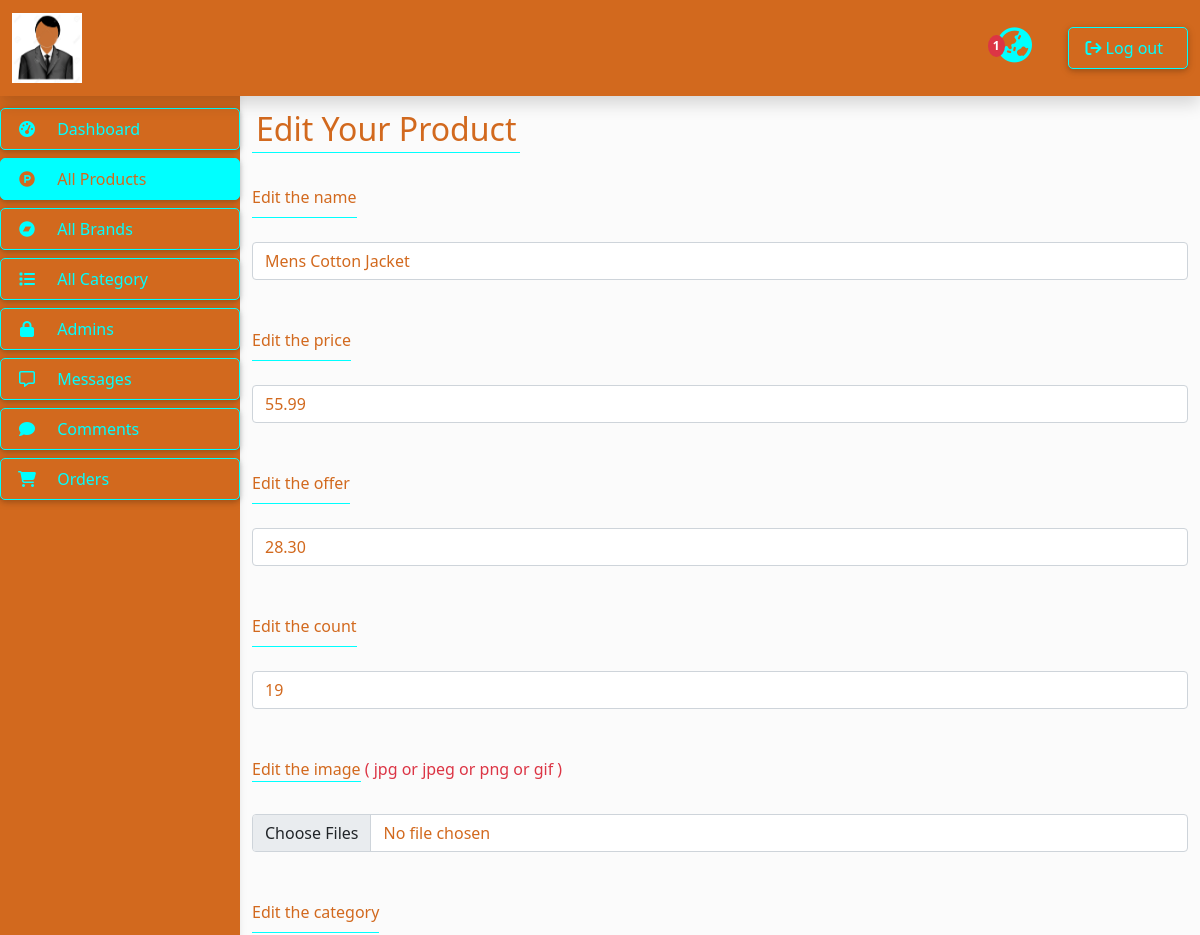
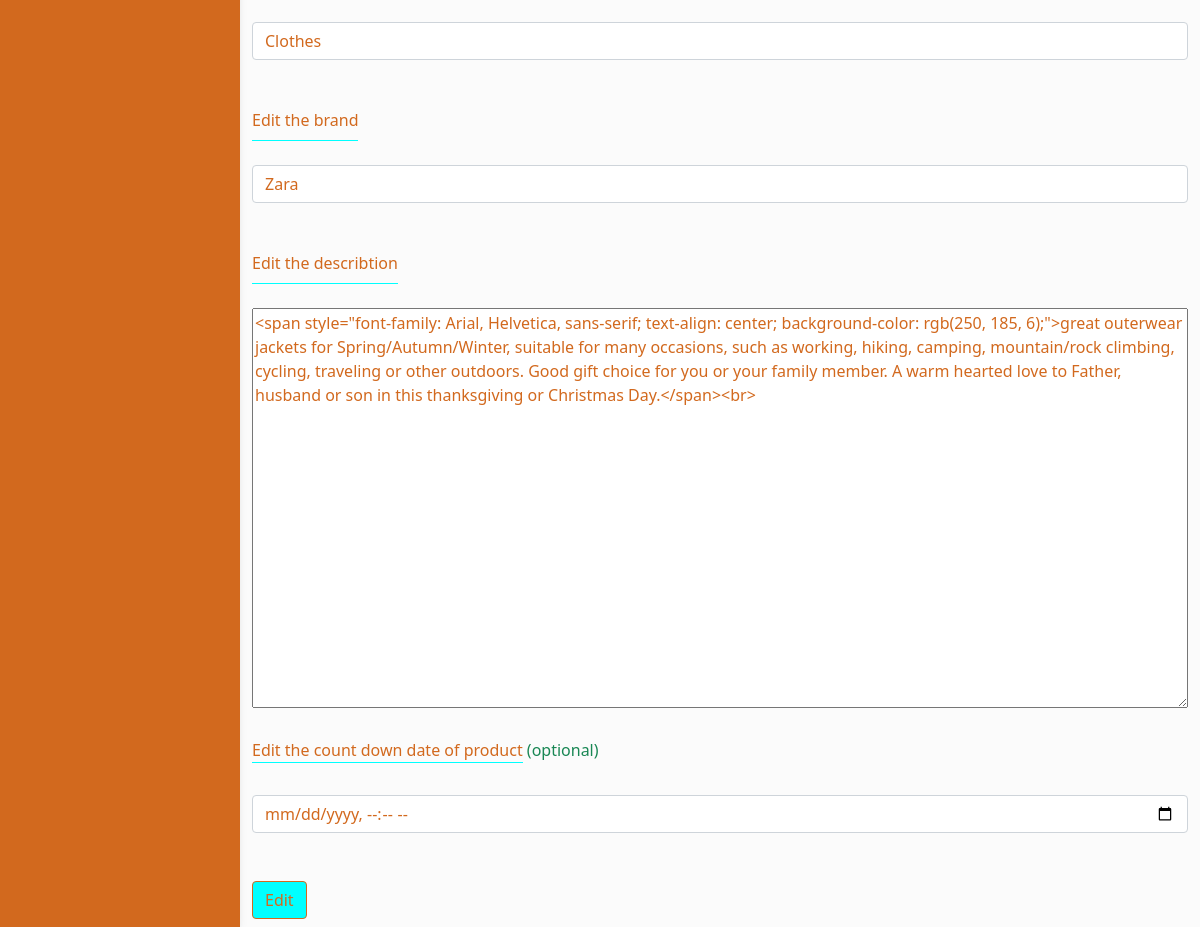
The page /adminstrator/products.php?do=edit&id=83 (signed in) on the database its author committed (2 pictures, top to bottom).
### tables this page shows
CREATE TABLE `prro` (
  `id` int(1) NOT NULL,
  `name` varchar(255) NOT NULL,
  `price` decimal(9,2) NOT NULL,
  `count` int(1) NOT NULL,
  `brand` int(1) NOT NULL,
  `cat` int(1) NOT NULL,
  `des` text NOT NULL,
  `cover` varchar(1000) NOT NULL,
  `date` datetime NOT NULL,
  `offer` decimal(9,2) NOT NULL
);

CREATE TABLE `cat` (
  `id` int(1) NOT NULL,
  `cat` varchar(50) NOT NULL,
  `parent` int(1) NOT NULL
);

CREATE TABLE `brand` (
  `id` int(1) NOT NULL,
  `brand` varchar(50) NOT NULL
);

### adminstrator/design/edit.php (the view, shortened to what this page needs)
<?php
$id= $_GET['id'];
?>
 <h2 class="text-start p-1"  style="  color:chocolate; border-bottom:1px solid aqua; width:fit-content;">Edit Your Product</h2>
<form action="./sql/do-edit.php" method="post" enctype="multipart/form-data" class="">
<br>
<?php
$sql6 = "SELECT * FROM prro WHERE id = '$id'" ;
            $result6 = $conn -> query($sql6);
            while($row6 =$result6 -> fetch_assoc()){
              $cat= $row6['cat'];
              $brand= $row6['brand'];
              $des = $row6['des'];
            ?>
 <label for="" class="text-start  pb-2"  style="  color:chocolate; border-bottom:1px solid aqua; width:fit-content;">Edit the name</label>
<br>
<br>
    <input type="text" name="name" placeholder="name" value="<?php echo mysqli_real_escape_string($conn,$row6['name'])?>" class="form-control">
    <br>
    <br>
    <label for="" class="text-start  pb-2"  style="  color:chocolate; border-bottom:1px solid aqua; width:fit-content;">Edit the price</label>
<br>
<br>
    <input type="text" name="price" placeholder="price" value='<?php echo $row6['price']?>' class="form-control">
    <br>
    <br>
    <label for="" class="text-start  pb-2"  style="  color:chocolate; border-bottom:1px solid aqua; width:fit-content;">Edit the offer</label>
<br>
<br>
<input type="text"  name="offer" placeholder="offer" value='<?php echo $row6['offer']?>' class="form-control">
    <br>
    <br>
    <label for="" class="text-start  pb-2"  style="  color:chocolate; border-bottom:1px solid aqua; width:fit-content;">Edit the count</label>
<br>
<br>
    <input type="text" name="count" placeholder="count" value='<?php echo $row6['count']?>'class="form-control">
    <br>
    <br>
    <label for="" class="form-label" style="  color:chocolate; border-bottom:1px solid aqua; width:fit-content;">Edit the image</label> <Span class="text-danger"> ( jpg or jpeg or png or gif  )</Span>
    <br>
    <br>
    <input type="file" name="upload[]" multiple style="cursor:pointer;"class="form-control">
    <br>
    <br>
    <?php
    }?>
    <label for="" class="text-start  pb-2"  style="  color:chocolate; border-bottom:1px solid aqua; width:fit-content;">Edit the category</label>
<br>
<br>
    <select name="cat" id="" class="form-control">
    <?php
            $sql1 = "SELECT * FROM cat WHERE parent > 0" ;
            $result1 = $conn -> query($sql1);
            ?>
            <?php
            while($row1 =$result1-> fetch_assoc()){
            ?>
<option value='<?php echo $row1['id']?>'<?php
if($row1['id']==$cat){
    echo'selected';
}
?>><?php echo $row1['cat']?></option>
            <?php
        }
        ?>
        </select>
<br>
<br>
<label for="" class="text-start  pb-2"  style="  color:chocolate; border-bottom:1px solid aqua; width:fit-content;">Edit the brand</label>
<br>
<br>
<select name="brand" id=""class="form-control">
            <?php
            $sql2 = "SELECT * FROM brand";
            $result2 = $conn -> query($sql2);
            while($row2 =$result2 -> fetch_assoc()){
            ?>
            <option value='<?php echo $row2['id']?>'
            <?php
if($row2['id']==$brand){
    echo'selected';
}
?>><?php echo $row2['brand']?></option>
        <?php
        }
        ?>
        </select>
    <br>
    <br>
             <label for="" class="text-start  pb-2"  style="  color:chocolate; border-bottom:1px solid aqua; width:fit-content;">Edit the describtion</label>
<br>
<br>
           <textarea style="width: 100%;height: 400px; " name="describtion"><?php echo $des;?></textarea>
        <br>
           <br>
<label for="" class="form-label" style="  color:chocolate; border-bottom:1px solid aqua; width:fit-content;"> Edit the count down date of product </label> <Span class="text-success">(optional)</Span>
<br>
<br>
<input type="datetime-local"  class="form-control" name="date" value="">
<br>
<br>
<button type="submit" class="btn mb-2  login">Edit</button>
 </form>

### adminstrator/assets/css/style.css (style rules this page uses)
body { background-color: #fbfbfb; }
::placeholder { color: chocolate !important; opacity: 1 !important; }
input,textarea, select { color: chocolate !important; }
option { background-color: aqua !important; }
* { outline: none !important; }
.login { color: chocolate; background-color: aqua; transition: .5s all; border: 1px solid chocolate ; }
.dataTables_info,label, option { color: chocolate; }

### rows shown on the page
prro: name "Mens Cotton Jacket", price "55.99", offer "28.30", count "19", cat "Clothes", brand "Zara", describtion "<span style=\"font-family: Arial, Helvetica, sans-serif; text-align: center; background-color: rgb(250, 185, 6);\">great outerwear jackets for Spring/Autumn/Winter, suitable for many occasions, such as working, hiking, camping, mountain/rock climbing, cycling, traveling or other outdoors. Good gift choice for you or your family member. A warm hearted love to Father, husband or son in this thanksgiving or Christmas Day.</span><br>"

### other values the page prints
$row_msg['COUNT(view)'] "1"
